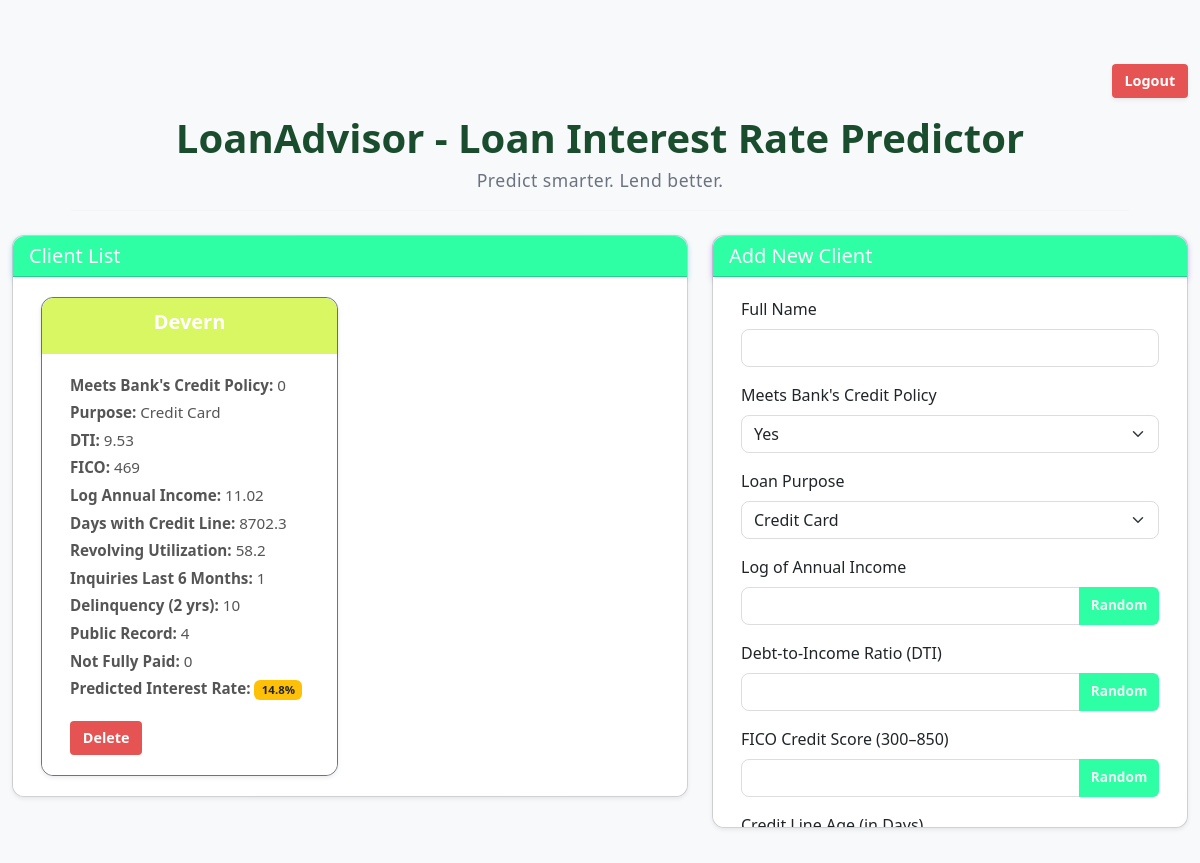
The page /app (signed in) on the database as committed earlier.
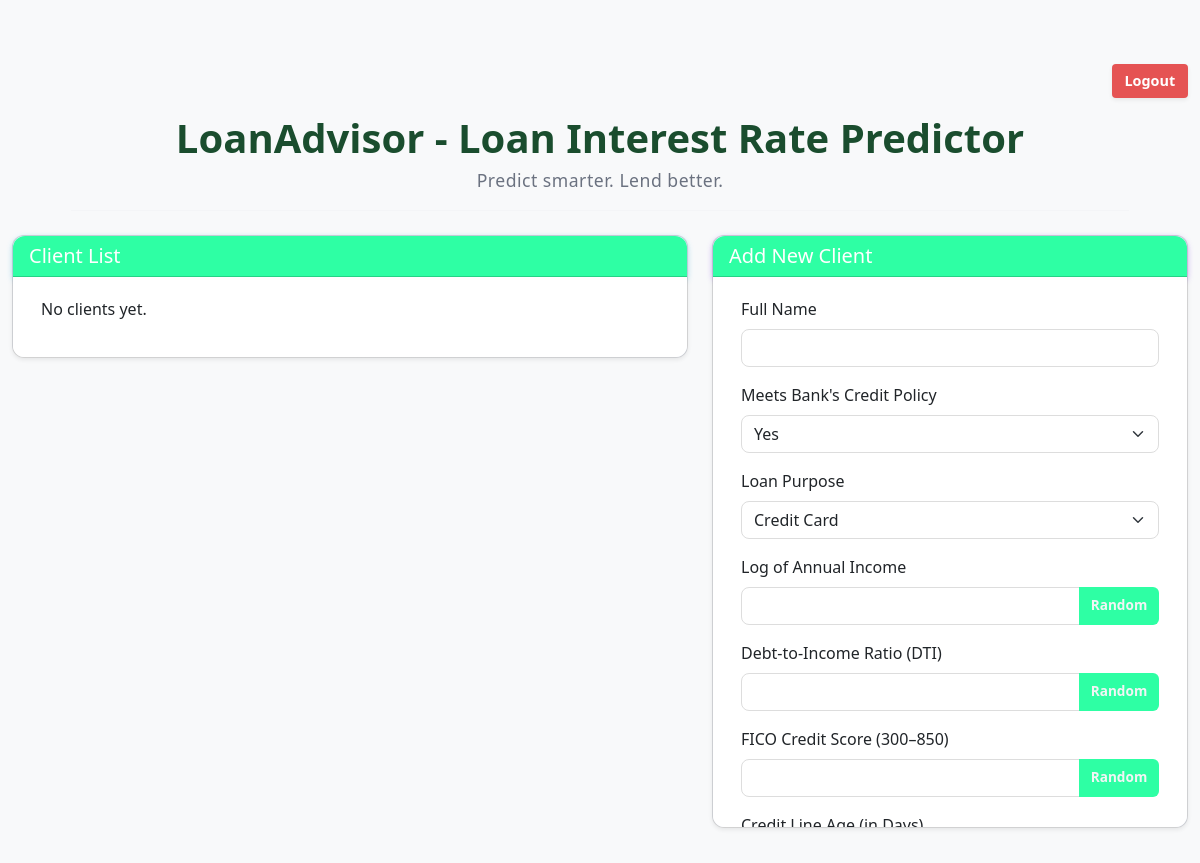
The same page on the database as committed later.
### models.py (models this page shows, shortened)
class Client(db.Model):
   id = db.Column(db.Integer, primary_key=True)
   name = db.Column(db.String(120), nullable=False)
   creditPolicy = db.Column(db.Integer, nullable=False)
   purpose = db.Column(db.String(120), nullable=False)
   logAnnInc = db.Column(db.Float, nullable=False)
   dti = db.Column(db.Float, nullable=False)
   fico = db.Column(db.Integer, nullable=False)
   daysWithCrLine = db.Column(db.Float, nullable=False)
   revolUtil = db.Column(db.Float, nullable=False)
   inqLast6Mon = db.Column(db.Integer, nullable=False)
   delinq2Years = db.Column(db.Integer, nullable=False)
   pubRec = db.Column(db.Integer, nullable=False)
   notFullyPaid = db.Column(db.Integer, nullable=False)
   intRate = db.Column(db.Float, nullable=False)
   user_id = db.Column(db.Integer, db.ForeignKey('user.id'), nullable=False)

### app.py (the view)
@app.route("/app", methods=['GET'])
@jwt_required()
def home_page():
    return render_template(
        "index.html",
        current_user=current_user,
        clients=Client.query.filter_by(user_id=current_user.id).all()
    )

### app.py (called while the page is built)
@jwt.user_lookup_loader
def user_lookup_callback(_jwt_header, jwt_data):
  identity = jwt_data["sub"]
  return User.query.get(str(identity))

### templates/index.html (shortened to what this page needs)
<!DOCTYPE html>
<html lang="en">
<head>
    <link href="https://cdn.jsdelivr.net/npm/bootstrap@5.3.3/dist/css/bootstrap.min.css" rel="stylesheet">
    <link rel="stylesheet" href="{{ url_for('static', filename='static.css') }}">
</head>
<body class="bg-light">
<div class="container-fluid mt-5">
    <div class="d-flex justify-content-end mb-3">
        <form action="{{ url_for('logout') }}" method="GET">
            <button type="submit" class="btn btn-outline-danger btn-sm shadow-sm">
                Logout
            </button>
        </form>
    </div>
    <h1 class="app-title">LoanAdvisor - Loan Interest Rate Predictor</h1>
    <p class="tagline">Predict smarter. Lend better.</p>
    <hr style="border: none; height: 1px; background-color: #e5e7eb; width: 90%; margin: 0 auto 1.5rem auto;">
    <div class="row">
        <div class="col-md-7">
            <div class="card shadow-sm">
                <div class="card-header bg-primary text-white">
                    <h5 class="mb-0">Client List</h5>
                </div>
                <div class="card-body" style="max-height: 550px; overflow-y: auto;">
                    {% if clients %}
                    {% set purpose_map = {
                        "credit_card": "Credit Card",
                        "debt_consolidation": "Debt Consolidation",
                        "educational": "Educational",
                        "home_improvement": "Home Improvement",
                        "major_purchase": "Major Purchase",
                        "small_business": "Small Business",
                        "all_other": "All Other"
                    } %}
                        <div class="row row-cols-1 row-cols-md-2 g-4">
                            {% for client in clients %}
                            <div class="col">
                                <div class="card h-100 border-secondary shadow-sm">
                                    <div class="card-fullname-header">
                                        <h5 class="card-title" style="color: white;">{{ client.name }}</h5>
                                    </div>
                                    <div class="card-body">
                                        <p class="card-text"><strong>Meets Bank's Credit Policy: </strong> {{ client.creditPolicy }}</p>
                                        <p class="card-text"><strong>Purpose:</strong> {{ purpose_map[client.purpose] }}</p>
                                        <p class="card-text"><strong>DTI:</strong> {{ client.dti }}</p>
                                        <p class="card-text"><strong>FICO:</strong> {{ client.fico }}</p>
                                        <p class="card-text"><strong>Log Annual Income:</strong> {{ client.logAnnInc }}</p>
                                        <p class="card-text"><strong>Days with Credit Line:</strong> {{ client.daysWithCrLine }}</p>
                                        <p class="card-text"><strong>Revolving Utilization:</strong> {{ client.revolUtil }}</p>
                                        <p class="card-text"><strong>Inquiries Last 6 Months:</strong> {{ client.inqLast6Mon }}</p>
                                        <p class="card-text"><strong>Delinquency (2 yrs):</strong> {{ client.delinq2Years }}</p>
                                        <p class="card-text"><strong>Public Record:</strong> {{ client.pubRec }}</p>
                                        <p class="card-text"><strong>Not Fully Paid:</strong> {{ client.notFullyPaid }}</p>
                                        <p class="card-text">
                                            <strong>Predicted Interest Rate:</strong>
                                            <span class="badge bg-warning text-dark">{{ client.intRate }}%</span>
                                        </p>
                                        <form method="GET" action="/delete/{{client.id}}">
                                            <button class="btn btn-delete">Delete</button>
                                        </form>
                                    </div>
                                </div>
                            </div>
                            {% endfor %}
                        </div>
                    {% else %}
                        <p>No clients yet.</p>
                    {% endif %}
                </div>
            </div>
        </div>
        <div class="col-md-5">
            <div class="card shadow-sm">
                <div class="card-header bg-success text-white">
                    <h5 class="mb-0">Add New Client</h5>
                </div>
                <div class="card-body" style="max-height: 550px; overflow-y: auto;">
                    <form action="{{ url_for('predict_action') }}" method="POST">
                        <div class="mb-3">
                            <label class="form-label">Full Name</label>
                            <input type="text" class="form-control" name="name" required>
                        </div>
                        <div class="mb-3">
                            <label class="form-label">Meets Bank's Credit Policy</label>
                            <select class="form-select" name="creditPolicy" required>
                                <option value="0">Yes</option>
                            </select>
                        </div>
                        <div class="mb-3">
                            <label class="form-label">Loan Purpose</label>
                            <select class="form-select" name="purpose" required>
                                <option value="credit_card">Credit Card</option>
                            </select>
                        </div>
                        <div class="mb-3">
                            <label class="form-label">Log of Annual Income</label>
                            <div class="input-group">
                                <input type="number" step="0.01" class="form-control" name="logAnnInc" id="logAnnInc" required>
                                <button type="button" class="btn btn-outline-secondary btn-random" onclick="setRandom('logAnnInc')">Random</button>
                            </div>
                        </div>
                        <div class="mb-3">
                            <label class="form-label">Debt-to-Income Ratio (DTI)</label>
                            <div class="input-group">
                                <input type="number" step="0.01" class="form-control" name="dti" id="dti" required>
                                <button type="button" class="btn btn-outline-secondary btn-random" onclick="setRandom('dti')">Random</button>
                            </div>
                        </div>
                        <div class="mb-3">
                            <label class="form-label">FICO Credit Score (300–850)</label>
                            <div class="input-group">
                                <input type="number" class="form-control" name="fico" id="fico" min="300" max="850" required>
                                <button type="button" class="btn btn-outline-secondary btn-random" onclick="setRandom('fico')">Random</button>
                            </div>
                        </div>
                        <div class="mb-3">
                            <label class="form-label">Credit Line Age (in Days)</label>
                        </div>
                    </form>
                </div>
            </div>
        </div>
    </div>
</div>
</body>
</html>

### static/static.css (style rules this page uses)
.input-group > .btn-random { min-width: 80px; }
body.bg-light { background-color: #f2f5f5; font-family: 'Segoe UI', Tahoma, Geneva, Verdana, sans-serif; color: #333; }
.app-title { font-family: 'Segoe UI', sans-serif; font-size: 2.5rem; color: #1a4d2e; text-align: center; margin-bottom: 0.3rem; font-weight: 700; }
.tagline { font-family: 'Segoe UI', sans-serif; text-align: center; font-size: 1.1rem; color: #6b7280; letter-spacing: 0.5px; margin-bottom: 1rem; }
.card-header.bg-primary { background-color: #2effa4 !important; font-weight: 600; border-top-left-radius: 0.75rem; border-top-right-radius: 0.75rem; box-shadow: 0 2px 6px rgba(55, 185, 241, 0.4); }
.card-header.bg-success { background-color: #2effa4 !important; font-weight: 600; border-top-left-radius: 0.75rem; border-top-right-radius: 0.75rem; box-shadow: 0 2px 6px rgba(135, 57, 249, 0.4); }
.card-body { padding: 1.25rem 1.75rem; background: #fff; border-bottom-left-radius: 0.75rem; border-bottom-right-radius: 0.75rem; }
.card.shadow-sm { box-shadow: 0 4px 10px rgba(0, 0, 0, 0.1); border-radius: 0.75rem; transition: transform 0.3s ease, box-shadow 0.3s ease; background: linear-gradient(135deg, #ffffff 0%, #f8faff 100%); }
.btn-random { font-size: 0.85rem; padding: 0.3rem 0.6rem; background-color: #2effa4; color: #f2f5f5; font-weight: 600; border-radius: 0.375rem; border: none; transition: background-color 0.3s ease; }
.form-control, .form-select { border-radius: 0.5rem; border: 1.5px solid #ddd; transition: border-color 0.3s ease; }
.btn-delete, .btn-outline-danger { background-color: #e55353; color: #fff; font-weight: 600; border: none; padding: 0.4rem 0.8rem; border-radius: 4px; font-size: 0.9rem; margin-top: 1rem; transition: background-color 0.3s ease; display: inline-block; }

Rows that differ between the two databases and show on the page:
removed Client: name "Devern", creditPolicy "0", purpose "Credit Card", dti "9.53", fico "469", logAnnInc "11.02", daysWithCrLine "8702.3", revolUtil "58.2", inqLast6Mon "1", delinq2Years "10", pubRec "4", notFullyPaid "0", intRate "14.8"
Other text that changed with them:
text now shown: "No clients yet."
